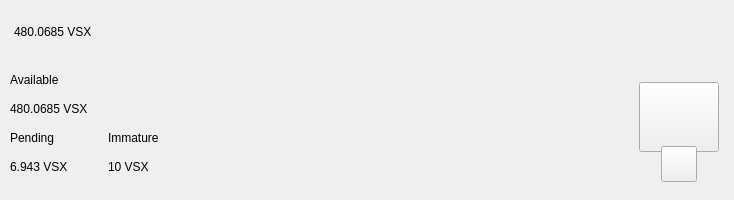
<?xml version="1.0" encoding="UTF-8"?>
<ui version="4.0">
 <class>TopBar</class>
 <widget class="QWidget" name="TopBar">
  <property name="geometry">
   <rect>
    <x>0</x>
    <y>0</y>
    <width>734</width>
    <height>200</height>
   </rect>
  </property>
  <property name="minimumSize">
   <size>
    <width>0</width>
    <height>200</height>
   </size>
  </property>
  <property name="maximumSize">
   <size>
    <width>16777215</width>
    <height>200</height>
   </size>
  </property>
  <property name="windowTitle">
   <string>Form</string>
  </property>
  <layout class="QVBoxLayout" name="verticalLayout_10" stretch="0">
   <property name="spacing">
    <number>0</number>
   </property>
   <property name="leftMargin">
    <number>0</number>
   </property>
   <property name="topMargin">
    <number>0</number>
   </property>
   <property name="rightMargin">
    <number>0</number>
   </property>
   <property name="bottomMargin">
    <number>0</number>
   </property>
   <item>
    <widget class="PFBorderImage" name="containerTop">
     <layout class="QVBoxLayout" name="verticalLayout_11">
      <property name="spacing">
       <number>0</number>
      </property>
      <property name="leftMargin">
       <number>0</number>
      </property>
      <property name="topMargin">
       <number>0</number>
      </property>
      <property name="rightMargin">
       <number>0</number>
      </property>
      <property name="bottomMargin">
       <number>0</number>
      </property>
      <item>
       <widget class="QWidget" name="top_container_2" native="true">
        <property name="minimumSize">
         <size>
          <width>0</width>
          <height>65</height>
         </size>
        </property>
        <layout class="QHBoxLayout" name="top_container">
         <property name="spacing">
          <number>0</number>
         </property>
         <property name="leftMargin">
          <number>14</number>
         </property>
         <property name="topMargin">
          <number>0</number>
         </property>
         <property name="rightMargin">
          <number>14</number>
         </property>
         <property name="bottomMargin">
          <number>0</number>
         </property>
         <item alignment="Qt::AlignVCenter">
          <widget class="QWidget" name="widgetTopAmount" native="true">
           <property name="sizePolicy">
            <sizepolicy hsizetype="Preferred" vsizetype="Maximum">
             <horstretch>0</horstretch>
             <verstretch>0</verstretch>
            </sizepolicy>
           </property>
           <layout class="QHBoxLayout" name="horizontalLayout_5">
            <property name="spacing">
             <number>0</number>
            </property>
            <property name="leftMargin">
             <number>0</number>
            </property>
            <property name="topMargin">
             <number>0</number>
            </property>
            <property name="rightMargin">
             <number>0</number>
            </property>
            <property name="bottomMargin">
             <number>0</number>
            </property>
            <item alignment="Qt::AlignTop">
             <widget class="QLabel" name="labelAmountTopVsync">
              <property name="minimumSize">
               <size>
                <width>0</width>
                <height>36</height>
               </size>
              </property>
              <property name="styleSheet">
               <string notr="true">padding:0px;margin:0px;</string>
              </property>
              <property name="text">
               <string notr="true">480.0685 VSX</string>
              </property>
             </widget>
            </item>
           </layout>
          </widget>
         </item>
         <item>
          <spacer name="horizontalSpacer">
           <property name="orientation">
            <enum>Qt::Horizontal</enum>
           </property>
           <property name="sizeHint" stdset="0">
            <size>
             <width>40</width>
             <height>20</height>
            </size>
           </property>
          </spacer>
         </item>
         <item>
          <layout class="QHBoxLayout" name="horizontalLayout_4">
           <property name="spacing">
            <number>12</number>
           </property>
           <property name="rightMargin">
            <number>0</number>
           </property>
           <item alignment="Qt::AlignRight">
            <widget class="QWidget" name="layoutSync" native="true">
             <property name="minimumSize">
              <size>
               <width>0</width>
               <height>36</height>
              </size>
             </property>
             <property name="maximumSize">
              <size>
               <width>16777215</width>
               <height>36</height>
              </size>
             </property>
             <layout class="QVBoxLayout" name="verticalLayout_9">
              <property name="leftMargin">
               <number>0</number>
              </property>
              <property name="topMargin">
               <number>0</number>
              </property>
              <property name="rightMargin">
               <number>0</number>
              </property>
              <property name="bottomMargin">
               <number>0</number>
              </property>
              <item>
               <widget class="ExpandableButton" name="pushButtonSync" native="true">
                <property name="minimumSize">
                 <size>
                  <width>36</width>
                  <height>36</height>
                 </size>
                </property>
                <property name="maximumSize">
                 <size>
                  <width>16777215</width>
                  <height>36</height>
                 </size>
                </property>
               </widget>
              </item>
             </layout>
            </widget>
           </item>
           <item>
            <widget class="ExpandableButton" name="pushButtonHDUpgrade" native="true">
             <property name="minimumSize">
              <size>
               <width>36</width>
               <height>36</height>
              </size>
             </property>
            </widget>
           </item>
           <item>
            <widget class="ExpandableButton" name="pushButtonStack" native="true">
             <property name="minimumSize">
              <size>
               <width>36</width>
               <height>36</height>
              </size>
             </property>
            </widget>
           </item>
           <item>
            <widget class="ExpandableButton" name="pushButtonColdStaking" native="true">
             <property name="minimumSize">
              <size>
               <width>36</width>
               <height>36</height>
              </size>
             </property>
            </widget>
           </item>
           <item>
            <widget class="ExpandableButton" name="pushButtonConnection" native="true">
             <property name="minimumSize">
              <size>
               <width>36</width>
               <height>36</height>
              </size>
             </property>
            </widget>
           </item>
           <item>
            <widget class="ExpandableButton" name="pushButtonTor" native="true">
             <property name="minimumSize">
              <size>
               <width>36</width>
               <height>36</height>
              </size>
             </property>
            </widget>
           </item>
           <item>
            <widget class="ExpandableButton" name="pushButtonLock" native="true">
             <property name="sizePolicy">
              <sizepolicy hsizetype="Expanding" vsizetype="Expanding">
               <horstretch>0</horstretch>
               <verstretch>0</verstretch>
              </sizepolicy>
             </property>
             <property name="minimumSize">
              <size>
               <width>36</width>
               <height>0</height>
              </size>
             </property>
            </widget>
           </item>
           <item>
            <widget class="ExpandableButton" name="pushButtonTheme" native="true">
             <property name="minimumSize">
              <size>
               <width>36</width>
               <height>36</height>
              </size>
             </property>
             <property name="maximumSize">
              <size>
               <width>16777215</width>
               <height>36</height>
              </size>
             </property>
            </widget>
           </item>
           <item>
            <widget class="ExpandableButton" name="pushButtonFAQ" native="true">
             <property name="minimumSize">
              <size>
               <width>36</width>
               <height>36</height>
              </size>
             </property>
            </widget>
           </item>
          </layout>
         </item>
        </layout>
       </widget>
      </item>
      <item>
       <widget class="QWidget" name="bottom_container" native="true">
        <property name="minimumSize">
         <size>
          <width>0</width>
          <height>135</height>
         </size>
        </property>
        <layout class="QHBoxLayout" name="botton_container">
         <property name="leftMargin">
          <number>10</number>
         </property>
         <property name="topMargin">
          <number>0</number>
         </property>
         <property name="rightMargin">
          <number>10</number>
         </property>
         <property name="bottomMargin">
          <number>10</number>
         </property>
         <item>
          <layout class="QHBoxLayout" name="horizontalLayout_3">
           <property name="bottomMargin">
            <number>9</number>
           </property>
           <item>
            <layout class="QVBoxLayout" name="verticalLayout_7">
             <property name="spacing">
              <number>0</number>
             </property>
             <property name="leftMargin">
              <number>0</number>
             </property>
             <property name="rightMargin">
              <number>30</number>
             </property>
             <item>
              <layout class="QVBoxLayout" name="verticalLayout_2">
               <item>
                <widget class="QLabel" name="labelTitle1">
                 <property name="text">
                  <string>Available</string>
                 </property>
                </widget>
               </item>
               <item>
                <widget class="QLabel" name="labelAmountVsync">
                 <property name="text">
                  <string notr="true">480.0685 VSX</string>
                 </property>
                </widget>
               </item>
              </layout>
             </item>
             <item>
              <layout class="QHBoxLayout" name="horizontalLayout_2">
               <property name="spacing">
                <number>0</number>
               </property>
               <item>
                <layout class="QVBoxLayout" name="verticalLayout_3">
                 <item>
                  <widget class="QLabel" name="labelTitle3">
                   <property name="text">
                    <string>Pending</string>
                   </property>
                  </widget>
                 </item>
                 <item>
                  <widget class="QLabel" name="labelPendingVsync">
                   <property name="text">
                    <string notr="true">6.943 VSX</string>
                   </property>
                  </widget>
                 </item>
                </layout>
               </item>
               <item>
                <spacer name="horizontalSpacer_3">
                 <property name="orientation">
                  <enum>Qt::Horizontal</enum>
                 </property>
                 <property name="sizeType">
                  <enum>QSizePolicy::Fixed</enum>
                 </property>
                 <property name="sizeHint" stdset="0">
                  <size>
                   <width>40</width>
                   <height>20</height>
                  </size>
                 </property>
                </spacer>
               </item>
               <item>
                <layout class="QVBoxLayout" name="verticalLayout_4">
                 <item>
                  <widget class="QLabel" name="labelTitle4">
                   <property name="text">
                    <string>Immature</string>
                   </property>
                  </widget>
                 </item>
                 <item>
                  <widget class="QLabel" name="labelImmatureVsync">
                   <property name="text">
                    <string notr="true">10 VSX</string>
                   </property>
                  </widget>
                 </item>
                </layout>
               </item>
              </layout>
             </item>
            </layout>
           </item>
          </layout>
         </item>
         <item>
          <spacer name="horizontalSpacer_2">
           <property name="orientation">
            <enum>Qt::Horizontal</enum>
           </property>
           <property name="sizeHint" stdset="0">
            <size>
             <width>40</width>
             <height>20</height>
            </size>
           </property>
          </spacer>
         </item>
         <item alignment="Qt::AlignHCenter|Qt::AlignVCenter">
          <widget class="QWidget" name="qrContainer" native="true">
           <property name="sizePolicy">
            <sizepolicy hsizetype="Preferred" vsizetype="Minimum">
             <horstretch>0</horstretch>
             <verstretch>0</verstretch>
            </sizepolicy>
           </property>
           <property name="minimumSize">
            <size>
             <width>90</width>
             <height>110</height>
            </size>
           </property>
           <property name="maximumSize">
            <size>
             <width>90</width>
             <height>110</height>
            </size>
           </property>
           <layout class="QVBoxLayout" name="containerQR">
            <property name="spacing">
             <number>0</number>
            </property>
            <property name="leftMargin">
             <number>5</number>
            </property>
            <property name="topMargin">
             <number>10</number>
            </property>
            <property name="rightMargin">
             <number>5</number>
            </property>
            <property name="bottomMargin">
             <number>0</number>
            </property>
            <item>
             <widget class="QPushButton" name="btnQr">
              <property name="minimumSize">
               <size>
                <width>70</width>
                <height>70</height>
               </size>
              </property>
              <property name="maximumSize">
               <size>
                <width>16777215</width>
                <height>70</height>
               </size>
              </property>
              <property name="focusPolicy">
               <enum>Qt::NoFocus</enum>
              </property>
              <property name="text">
               <string/>
              </property>
              <property name="iconSize">
               <size>
                <width>70</width>
                <height>70</height>
               </size>
              </property>
             </widget>
            </item>
            <item>
             <spacer name="verticalSpacer">
              <property name="orientation">
               <enum>Qt::Vertical</enum>
              </property>
              <property name="sizeType">
               <enum>QSizePolicy::Fixed</enum>
              </property>
              <property name="sizeHint" stdset="0">
               <size>
                <width>20</width>
                <height>20</height>
               </size>
              </property>
             </spacer>
            </item>
            <item alignment="Qt::AlignHCenter|Qt::AlignBottom">
             <widget class="QPushButton" name="pushButtonQR">
              <property name="minimumSize">
               <size>
                <width>36</width>
                <height>36</height>
               </size>
              </property>
              <property name="maximumSize">
               <size>
                <width>36</width>
                <height>36</height>
               </size>
              </property>
              <property name="focusPolicy">
               <enum>Qt::NoFocus</enum>
              </property>
              <property name="text">
               <string/>
              </property>
             </widget>
            </item>
           </layout>
          </widget>
         </item>
        </layout>
       </widget>
      </item>
     </layout>
    </widget>
   </item>
  </layout>
 </widget>
 <customwidgets>
  <customwidget>
   <class>ExpandableButton</class>
   <extends>QWidget</extends>
   <header>qt/vsync/expandablebutton.h</header>
   <container>1</container>
  </customwidget>
  <customwidget>
   <class>PFBorderImage</class>
   <extends>QFrame</extends>
   <header>qt/vsync/pfborderimage.h</header>
   <container>1</container>
  </customwidget>
 </customwidgets>
 <resources/>
 <connections/>
</ui>
